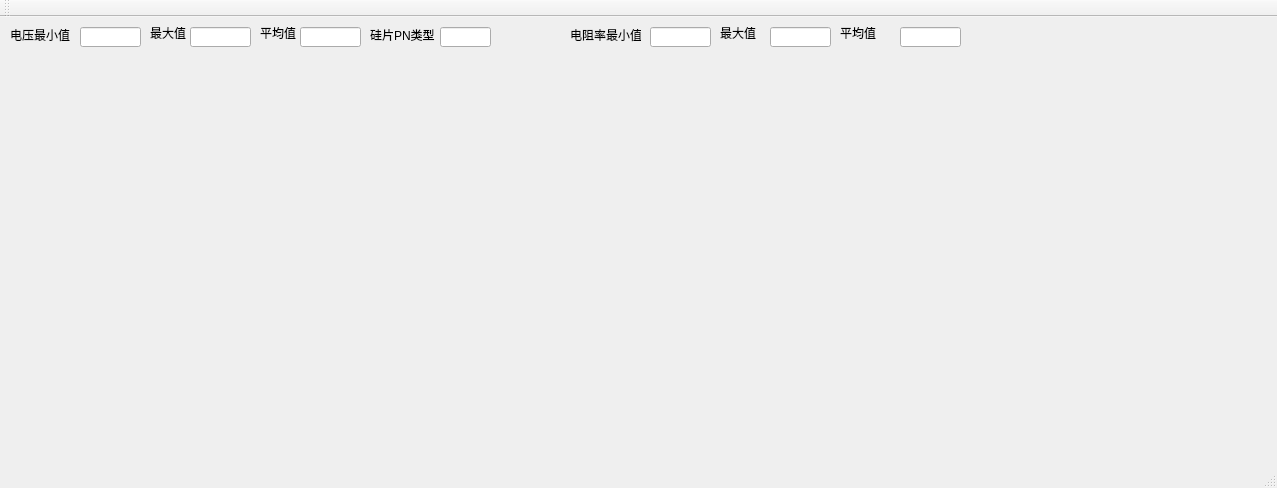
<?xml version="1.0" encoding="UTF-8"?>
<ui version="4.0">
 <class>dianzulvClass</class>
 <widget class="QMainWindow" name="dianzulvClass">
  <property name="geometry">
   <rect>
    <x>0</x>
    <y>0</y>
    <width>1277</width>
    <height>488</height>
   </rect>
  </property>
  <property name="windowTitle">
   <string>dianzulv</string>
  </property>
  <widget class="QWidget" name="centralWidget">
   <widget class="QChartView" name="widget" native="true">
    <property name="geometry">
     <rect>
      <x>20</x>
      <y>40</y>
      <width>471</width>
      <height>281</height>
     </rect>
    </property>
   </widget>
   <widget class="QLineEdit" name="lineEdit_min_U">
    <property name="geometry">
     <rect>
      <x>80</x>
      <y>10</y>
      <width>61</width>
      <height>20</height>
     </rect>
    </property>
   </widget>
   <widget class="QLineEdit" name="lineEdit_max_U">
    <property name="geometry">
     <rect>
      <x>190</x>
      <y>10</y>
      <width>61</width>
      <height>20</height>
     </rect>
    </property>
   </widget>
   <widget class="QLineEdit" name="lineEdit_avg_U">
    <property name="geometry">
     <rect>
      <x>300</x>
      <y>10</y>
      <width>61</width>
      <height>20</height>
     </rect>
    </property>
   </widget>
   <widget class="QLabel" name="label">
    <property name="geometry">
     <rect>
      <x>10</x>
      <y>10</y>
      <width>71</width>
      <height>16</height>
     </rect>
    </property>
    <property name="text">
     <string>电压最小值</string>
    </property>
   </widget>
   <widget class="QLabel" name="label_2">
    <property name="geometry">
     <rect>
      <x>150</x>
      <y>10</y>
      <width>54</width>
      <height>12</height>
     </rect>
    </property>
    <property name="text">
     <string>最大值</string>
    </property>
   </widget>
   <widget class="QLabel" name="label_3">
    <property name="geometry">
     <rect>
      <x>260</x>
      <y>10</y>
      <width>54</width>
      <height>12</height>
     </rect>
    </property>
    <property name="text">
     <string>平均值</string>
    </property>
   </widget>
   <widget class="QLineEdit" name="lineEditpn">
    <property name="geometry">
     <rect>
      <x>440</x>
      <y>10</y>
      <width>51</width>
      <height>20</height>
     </rect>
    </property>
   </widget>
   <widget class="QLabel" name="label_4">
    <property name="geometry">
     <rect>
      <x>370</x>
      <y>10</y>
      <width>71</width>
      <height>16</height>
     </rect>
    </property>
    <property name="text">
     <string>硅片PN类型</string>
    </property>
   </widget>
   <widget class="QLabel" name="label_5">
    <property name="geometry">
     <rect>
      <x>570</x>
      <y>10</y>
      <width>71</width>
      <height>16</height>
     </rect>
    </property>
    <property name="text">
     <string>电阻率最小值</string>
    </property>
   </widget>
   <widget class="QLineEdit" name="lineEdit_min_P">
    <property name="geometry">
     <rect>
      <x>650</x>
      <y>10</y>
      <width>61</width>
      <height>20</height>
     </rect>
    </property>
   </widget>
   <widget class="QLabel" name="label_6">
    <property name="geometry">
     <rect>
      <x>720</x>
      <y>10</y>
      <width>54</width>
      <height>12</height>
     </rect>
    </property>
    <property name="text">
     <string>最大值</string>
    </property>
   </widget>
   <widget class="QLineEdit" name="lineEdit_max_P">
    <property name="geometry">
     <rect>
      <x>770</x>
      <y>10</y>
      <width>61</width>
      <height>20</height>
     </rect>
    </property>
   </widget>
   <widget class="QLabel" name="label_7">
    <property name="geometry">
     <rect>
      <x>840</x>
      <y>10</y>
      <width>54</width>
      <height>12</height>
     </rect>
    </property>
    <property name="text">
     <string>平均值</string>
    </property>
   </widget>
   <widget class="QLineEdit" name="lineEdit_avg_P">
    <property name="geometry">
     <rect>
      <x>900</x>
      <y>10</y>
      <width>61</width>
      <height>20</height>
     </rect>
    </property>
   </widget>
   <widget class="QChartView" name="widget_2" native="true">
    <property name="geometry">
     <rect>
      <x>520</x>
      <y>40</y>
      <width>661</width>
      <height>341</height>
     </rect>
    </property>
   </widget>
   <widget class="QLabel" name="label_8">
    <property name="geometry">
     <rect>
      <x>1010</x>
      <y>10</y>
      <width>54</width>
      <height>12</height>
     </rect>
    </property>
    <property name="text">
     <string/>
    </property>
   </widget>
  </widget>
  <widget class="QMenuBar" name="menuBar">
   <property name="geometry">
    <rect>
     <x>0</x>
     <y>0</y>
     <width>1277</width>
     <height>23</height>
    </rect>
   </property>
  </widget>
  <widget class="QToolBar" name="mainToolBar">
   <attribute name="toolBarArea">
    <enum>TopToolBarArea</enum>
   </attribute>
   <attribute name="toolBarBreak">
    <bool>false</bool>
   </attribute>
  </widget>
  <widget class="QStatusBar" name="statusBar"/>
 </widget>
 <layoutdefault spacing="6" margin="11"/>
 <customwidgets>
  <customwidget>
   <class>QChartView</class>
   <extends>QWidget</extends>
   <header location="global">qchartview.h</header>
   <container>1</container>
  </customwidget>
 </customwidgets>
 <resources>
  <include location="dianzulv.qrc"/>
 </resources>
 <connections/>
</ui>
